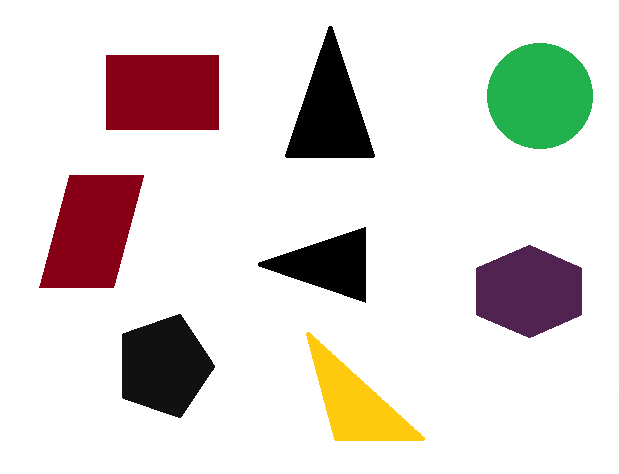
#> input picture input_image.png, 619 x 474 px
$ python shape_detector.py
#> lines starting #> are read from the running program, lines starting #| are printed output that depends on the picture; after the words box and inside, x2 and y2 are one past the last pixel; in counts of white or black regions, pixels touching at a corner belong together; long printed decimals are rounded
# 自己编写的简单的圆、三角形、矩形和多边形检验代码
import cv2
import numpy as np

IMAGE_PATH = "input_image.png"


class ShapeDetector(object):
    def __init__(self, image_path):
#> called with image_path = 'input_image.png'
        self.input_image = cv2.imread(IMAGE_PATH)
#> self.input_image is the input picture: shape (474, 619, 3); mean B, G, R 212.6, 216.7, 222.3
        self.subimage = []  # 将原图像切分为各个几何形状单独的图像
        self.vertices_data = []  # 储存角点信息self.vertices_data[i]代表第i个物体的角点list
        self.class_of_shape = ["circle", "triangle", "rectangle", "polygon"]  # 将图像分为四类，圆、三角形、矩形和多边形

        self.image_segmentation()
        for i in range(len(self.subimage)):
            self.vertices_data.append(self.vertices_detector(self.subimage, i))
            self.shape_classification(self.vertices_data[i], i)
            cv2.imwrite("_6_label_image"+str(i)+".png",self.input_image)

    def image_segmentation(self):
        """将图像中的像素按不同物体之间进行分组并分割，同一物体具有同一分组标号"""
        img_gray = cv2.cvtColor(self.input_image,cv2.COLOR_RGB2GRAY)
        _, img_gray = cv2.threshold(img_gray,200,255,cv2.THRESH_BINARY_INV)
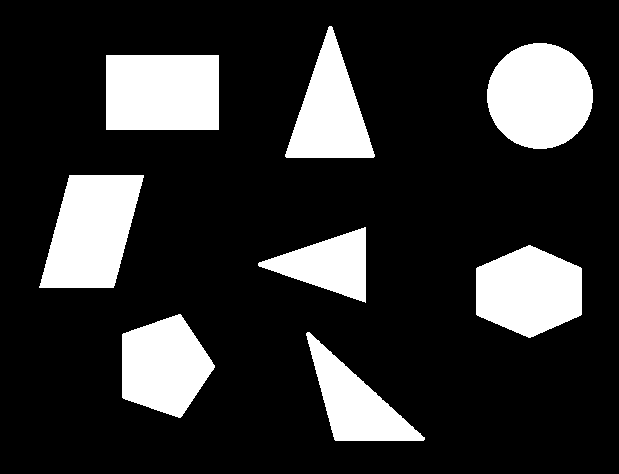
#> img_gray: shape (474, 619); 19% white; 8 white regions, largest, box (x1, y1, x2, y2) and area: (487, 43, 593, 149) 8812, (106, 55, 219, 130) 8475, (39, 175, 144, 288) 8475
        # cv2.imshow("binary",img_gray)
        cv2.imwrite("_1_binary_image.png",img_gray)
        # 开始对图像的像素进行分组，同一物体的像素应该是同一标号
        group = 1  # 图像中物体分组标号
        img_group = np.zeros((img_gray.shape[0] + 2, img_gray.shape[1] + 2))
        for i in range(1, img_gray.shape[0]):
            for j in range(1, img_gray.shape[1]):
                if img_gray[i, j] != 0:
                    temp_group = img_group[i - 1:i + 2, j - 1:j + 2].copy()
                    # print(i, j, img_group[i - 1:i + 2, j - 1:j + 2])
                    if np.sum(temp_group) == 0:
                        img_group[i, j] = group
                        group += 1
                    else:
                        temp_group[temp_group == 0] = group + 2
                        img_group[i, j] = np.min(temp_group)
                        edit_flag = False
                        for ii in range(0, 3):
                            for jj in range(0, 3):
                                if (temp_group[ii, jj] != group + 2) and (temp_group[ii, jj] != img_group[i, j]):
                                    edit_num = temp_group[ii, jj]
                                    edit_flag = True
                        if edit_flag:
                            img_group[img_group == edit_num] = img_group[i, j]
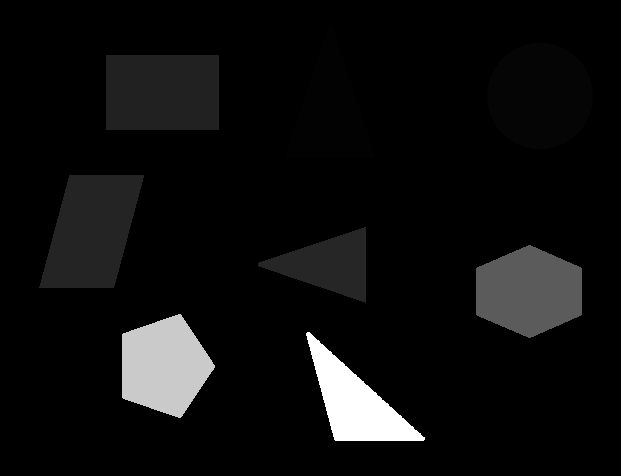
#> img_group: shape (476, 621) float64; min 0, max 92, mean 5.2; drawn with min black and max white
#> after the loop, group = 94
        print("group=",group)
#| group= 94
        img_group = img_group[1:-1, 1:-1].astype(np.uint8)  # 转换为uint8类型，否则无法用imshow显示图片

        thresh_area = 100
        object_group_index = []
        for i in range(1, group):
            temp_group = img_group.copy()
            # print(temp_group[temp_group == i])
            temp_group[temp_group != i] = 0
            area = np.sum(temp_group) / i
            # print("area",i,"=",np.sum(temp_group),"/",i,"=",area)
            if area > thresh_area:
                object_group_index.append(i)
#> temp_group: shape (474, 619); every value is 0
#> after the loop, object_group_index = [1, 2, 12, 13, 14, 33, 73, 92]
        cv2.imwrite("_2_img_group.png",img_group*10)
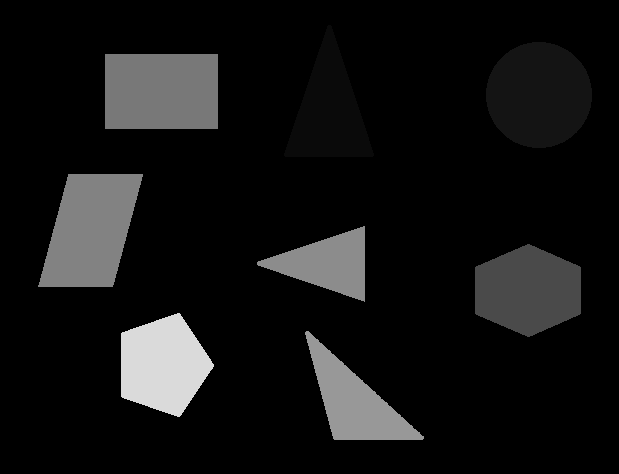
#> saved as _2_img_group.png: shape (474, 619); min 0, max 218, mean 19.8
        for i in range(len(object_group_index)):
            subimage = img_gray.copy()
            subimage[img_group!=object_group_index[i]]=0
            self.subimage.append(subimage)
            cv2.imwrite("_3_sub_image"+str(i)+".png",subimage)
#> this loop made 8 passes
#> pass 1, in image_segmentation, `cv2.imwrite("_3_sub_image"+str(i)+".png",subimage)`:
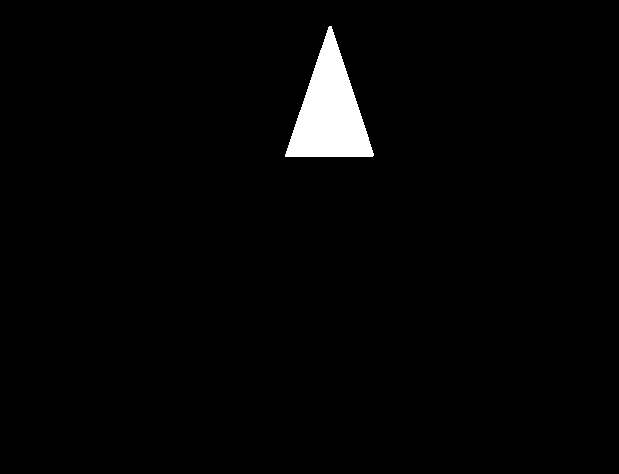
#> saved as _3_sub_image0.png: shape (474, 619); 2.1% white; 1 white region, box (x1, y1, x2, y2) and area: (285, 26, 374, 157) 6113
#> after the loop:
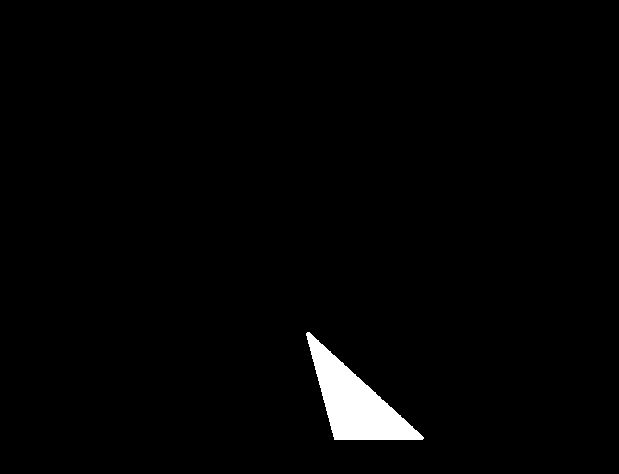
#> subimage: shape (474, 619); 1.8% white; 1 white region, box (x1, y1, x2, y2) and area: (306, 332, 424, 440) 5199
#> after the loop, self.subimage = 8 items

    def vertices_detector(self, subimage, index):
        if 0 == len(subimage):
            print("the list of subimage is None")
            return -1
        vertices_image = cv2.cornerHarris(subimage[index],3,5,0.04)
        print(vertices_image.max())
        _, vertices_image = cv2.threshold(vertices_image, 1, 255, cv2.THRESH_BINARY)
        vertices_image = vertices_image.astype(np.uint8)
        cv2.imwrite("_4_vertices_image"+str(index)+"_before_processing.png", vertices_image)
        vertices_data =[]
        for i in range(vertices_image.shape[0]):
            for j in range(vertices_image.shape[1]):
                if vertices_image[i,j]!=0:
                    vertices_image[i-5:i+6,j-5:j+6]=0  # 把相邻的顶点都消去，保证领域内只有一个顶点
                    vertices_image[i,j] = 255  # 把当前的角点复原
                    cv2.circle(vertices_image,(i,j),10,(0,0,255),2)  # 将当前角点画出来
                    vertices_data.append((j,i))
        cv2.imwrite("_5_vertices_image"+str(index)+"_after_processing.png", vertices_image)
        return vertices_data  # 返回当前subimage的角点信息

    def shape_classification(self, vertices_data, index):
        if 0==len(vertices_data):
            stop_flag = False
            for i in range(self.subimage[index].shape[0]):
                for j in range(self.subimage[index].shape[1]):
                    if self.subimage[index][i,j]!=0:
                        cv2.putText(self.input_image, self.class_of_shape[0], (j,i), cv2.FONT_HERSHEY_PLAIN,
                                    1.2, (0, 0, 0))
                        stop_flag = True
                        break
                if stop_flag:
                    break
        elif 3==len(vertices_data):
            cv2.putText(self.input_image, self.class_of_shape[1], vertices_data[0], cv2.FONT_HERSHEY_PLAIN, 1.2, (0,0,0))
        elif 4==len(vertices_data):
            cv2.putText(self.input_image, self.class_of_shape[2], vertices_data[0], cv2.FONT_HERSHEY_PLAIN, 1.2, (0,0,0))
        else:
            cv2.putText(self.input_image, self.class_of_shape[3], vertices_data[0], cv2.FONT_HERSHEY_PLAIN, 1.2, (0,0,0))


def main():
    shape_detector = ShapeDetector(IMAGE_PATH)
#> the loop in __init__, `for i in range(len(self.subimage)):` made 8 passes
#| 7.173
#| 0.0
#| 4.895
#| 6.526
#| 7.173
#| 2.900
#| 4.781
#| 6.662
#> pass 1, in vertices_detector, `vertices_image = cv2.cornerHarris(subimage[index],3,5,0.04)`:
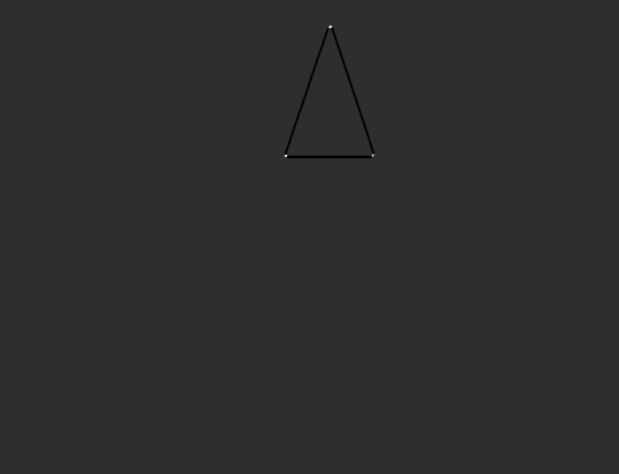
#> vertices_image: shape (474, 619) float32; min -1.6, max 7.17, mean -0.00378; drawn with min black and max white
#> pass 1, in vertices_detector, `_, vertices_image = cv2.threshold(vertices_image, 1, 255, cv2.THRESH_B..`:
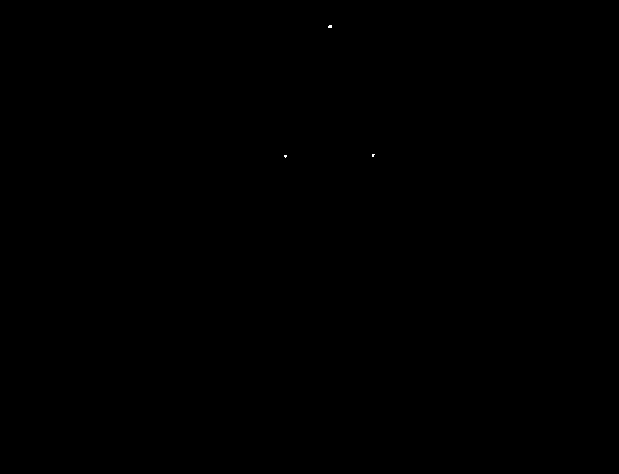
#> vertices_image: shape (474, 619) float32; 0.01% white in thin lines or dots, all inside (x1, y1, x2, y2) = (284, 25, 375, 158)
    cv2.waitKey(0)


if __name__ == '__main__':
    main()
